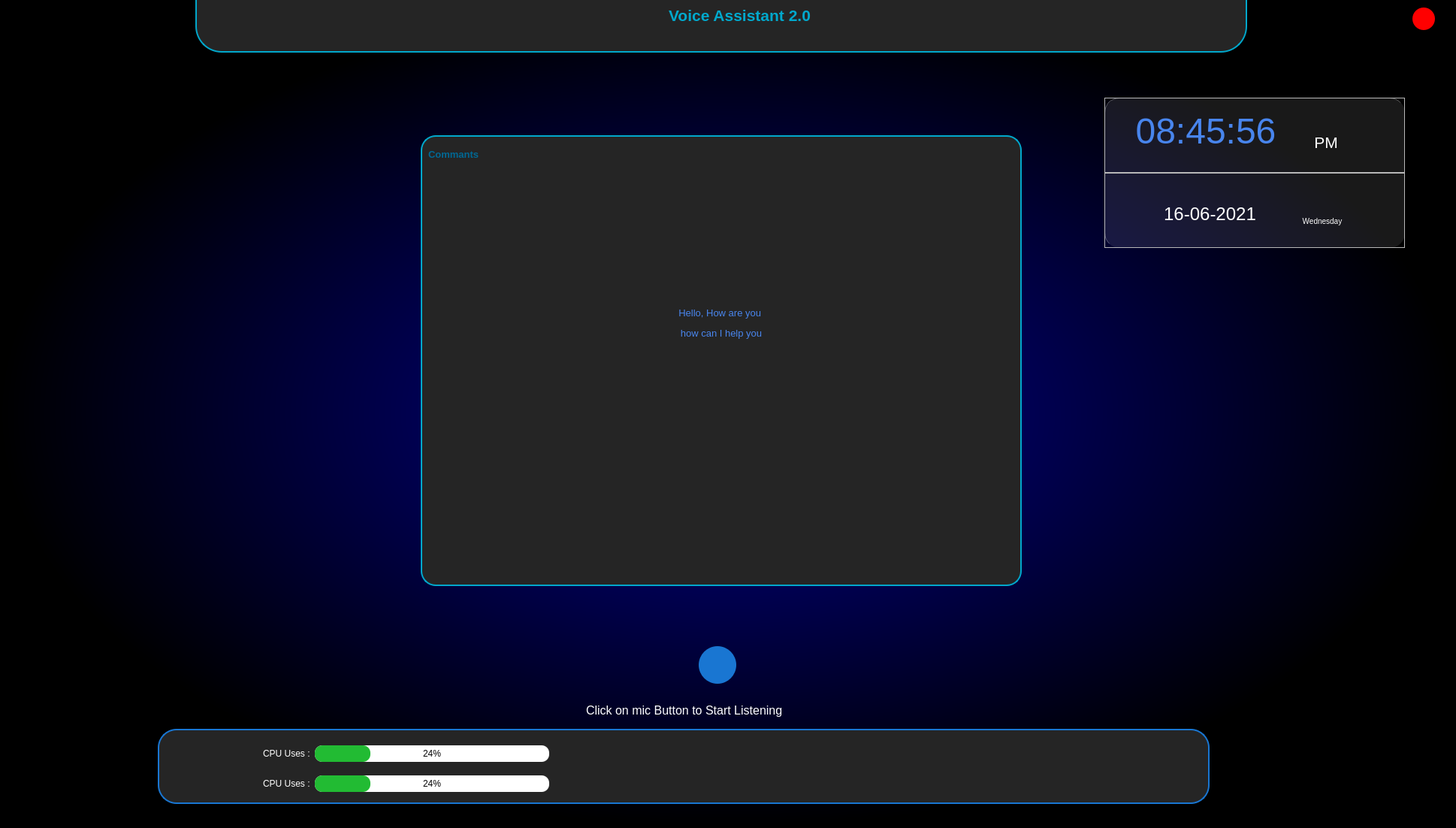
<?xml version="1.0" encoding="UTF-8"?>
<ui version="4.0">
 <class>MainWindow</class>
 <widget class="QMainWindow" name="MainWindow">
  <property name="geometry">
   <rect>
    <x>0</x>
    <y>0</y>
    <width>1938</width>
    <height>1102</height>
   </rect>
  </property>
  <property name="windowTitle">
   <string>MainWindow</string>
  </property>
  <property name="styleSheet">
   <string notr="true">QMainWindow{
background-color: #303030;
}</string>
  </property>
  <property name="iconSize">
   <size>
    <width>40</width>
    <height>40</height>
   </size>
  </property>
  <widget class="QWidget" name="mainWidget">
   <property name="styleSheet">
    <string notr="true">QWidget#mainWidget{
background-color: qradialgradient(spread:pad, cx:0.5, cy:0.5, radius:0.5, fx:0.5, fy:0.5, stop:0 rgba(0, 0, 139, 255), stop:1 rgba(0, 0, 0, 255));}</string>
   </property>
   <widget class="QPushButton" name="exitButton">
    <property name="geometry">
     <rect>
      <x>1880</x>
      <y>10</y>
      <width>30</width>
      <height>30</height>
     </rect>
    </property>
    <property name="font">
     <font>
      <weight>75</weight>
      <bold>true</bold>
     </font>
    </property>
    <property name="cursor">
     <cursorShape>PointingHandCursor</cursorShape>
    </property>
    <property name="styleSheet">
     <string notr="true">QPushButton{
background-color:red;
color: red;
cursor: pointer;
border-radius:15px;
}

QPushButton:hover{
color:white
}</string>
    </property>
    <property name="text">
     <string>X</string>
    </property>
   </widget>
   <widget class="QPushButton" name="micButton">
    <property name="geometry">
     <rect>
      <x>930</x>
      <y>860</y>
      <width>50</width>
      <height>50</height>
     </rect>
    </property>
    <property name="cursor">
     <cursorShape>PointingHandCursor</cursorShape>
    </property>
    <property name="styleSheet">
     <string notr="true">QPushButton{
padding: 50px;
border:solid 2px;
background-color:#1976D2;
border-radius:25px;
color:#ffffff;
}

QPushButton:pressed{
background-color:#0b58d4;

}</string>
    </property>
    <property name="text">
     <string/>
    </property>
    <property name="icon">
     <iconset>
      <normaloff>:/newPrefix/mic.png</normaloff>:/newPrefix/mic.png</iconset>
    </property>
    <property name="iconSize">
     <size>
      <width>30</width>
      <height>30</height>
     </size>
    </property>
    <property name="checkable">
     <bool>true</bool>
    </property>
    <property name="autoDefault">
     <bool>true</bool>
    </property>
   </widget>
   <widget class="QWidget" name="bottomWidget" native="true">
    <property name="geometry">
     <rect>
      <x>210</x>
      <y>970</y>
      <width>1400</width>
      <height>100</height>
     </rect>
    </property>
    <property name="styleSheet">
     <string notr="true">QWidget#bottomWidget{
border: 2px solid #1976D2;
border-top-left-radius: 25px;
border-top-right-radius: 25px;
background-color: #252525;

border-radius:25px;
/*border-bottom:none;*/

}</string>
    </property>
    <widget class="QWidget" name="layoutWidget">
     <property name="geometry">
      <rect>
       <x>140</x>
       <y>20</y>
       <width>381</width>
       <height>26</height>
      </rect>
     </property>
     <layout class="QHBoxLayout" name="cpu_uses">
      <item>
       <widget class="QLabel" name="label_2">
        <property name="styleSheet">
         <string notr="true">color:white
</string>
        </property>
        <property name="text">
         <string>CPU Uses :</string>
        </property>
       </widget>
      </item>
      <item>
       <widget class="QProgressBar" name="cpu_usesProgressBar">
        <property name="enabled">
         <bool>true</bool>
        </property>
        <property name="autoFillBackground">
         <bool>false</bool>
        </property>
        <property name="styleSheet">
         <string notr="true">QProgressBar{
border-radius:10px;
}


QProgressBar::chunk 
{
background-color: #22BB33;
border-radius:10px;

}</string>
        </property>
        <property name="value">
         <number>24</number>
        </property>
        <property name="alignment">
         <set>Qt::AlignCenter</set>
        </property>
       </widget>
      </item>
     </layout>
    </widget>
    <widget class="QWidget" name="layoutWidget_2">
     <property name="geometry">
      <rect>
       <x>140</x>
       <y>60</y>
       <width>381</width>
       <height>26</height>
      </rect>
     </property>
     <layout class="QHBoxLayout" name="ram_uses">
      <item>
       <widget class="QLabel" name="label_4">
        <property name="styleSheet">
         <string notr="true">color:white
</string>
        </property>
        <property name="text">
         <string>CPU Uses :</string>
        </property>
       </widget>
      </item>
      <item>
       <widget class="QProgressBar" name="ram_usesProgressBar">
        <property name="autoFillBackground">
         <bool>false</bool>
        </property>
        <property name="styleSheet">
         <string notr="true">QProgressBar{
border-radius:10px;
}


QProgressBar::chunk 
{
background-color: #22BB33;
border-radius:10px;

}</string>
        </property>
        <property name="value">
         <number>24</number>
        </property>
        <property name="alignment">
         <set>Qt::AlignCenter</set>
        </property>
       </widget>
      </item>
     </layout>
    </widget>
   </widget>
   <widget class="QWidget" name="topWidget" native="true">
    <property name="geometry">
     <rect>
      <x>260</x>
      <y>0</y>
      <width>1400</width>
      <height>70</height>
     </rect>
    </property>
    <property name="styleSheet">
     <string notr="true">QWidget#topWidget{
border: 2px solid #00a8cc;
border-top:none;
border-bottom-left-radius: 35px;
border-bottom-right-radius: 35px;
	background-color: #252525;
}</string>
    </property>
    <widget class="QLabel" name="projectTitle">
     <property name="geometry">
      <rect>
       <x>630</x>
       <y>0</y>
       <width>271</width>
       <height>41</height>
      </rect>
     </property>
     <property name="font">
      <font>
       <pointsize>16</pointsize>
       <weight>75</weight>
       <bold>true</bold>
      </font>
     </property>
     <property name="styleSheet">
      <string notr="true">QLabel#projectTitle{
color:#00a8cc;
}</string>
     </property>
     <property name="text">
      <string>Voice Assistant 2.0</string>
     </property>
    </widget>
   </widget>
   <widget class="QWidget" name="primaryWidget" native="true">
    <property name="geometry">
     <rect>
      <x>560</x>
      <y>180</y>
      <width>800</width>
      <height>600</height>
     </rect>
    </property>
    <property name="styleSheet">
     <string notr="true">QWidget#primaryWidget{
border: 2px solid #00a8cc;
border-radius: 20px;
background-color: #252525;
}</string>
    </property>
    <widget class="QLabel" name="label">
     <property name="geometry">
      <rect>
       <x>10</x>
       <y>10</y>
       <width>111</width>
       <height>31</height>
      </rect>
     </property>
     <property name="font">
      <font>
       <pointsize>10</pointsize>
       <weight>75</weight>
       <bold>true</bold>
      </font>
     </property>
     <property name="styleSheet">
      <string notr="true">color: rgb(0, 104, 148);</string>
     </property>
     <property name="text">
      <string>Commants</string>
     </property>
    </widget>
    <widget class="QLabel" name="getCommandText">
     <property name="geometry">
      <rect>
       <x>200</x>
       <y>50</y>
       <width>400</width>
       <height>400</height>
      </rect>
     </property>
     <property name="font">
      <font>
       <pointsize>10</pointsize>
       <weight>75</weight>
       <bold>true</bold>
      </font>
     </property>
     <property name="styleSheet">
      <string notr="true">color: #4885ed;</string>
     </property>
     <property name="text">
      <string>&lt;html&gt;&lt;head/&gt;&lt;body&gt;&lt;p align=&quot;center&quot;&gt;&lt;span style=&quot; font-weight:400;&quot;&gt;Hello, How are you &lt;/span&gt;&lt;/p&gt;&lt;p align=&quot;center&quot;&gt;&lt;span style=&quot; font-weight:400;&quot;&gt;how can I help you&lt;/span&gt;&lt;/p&gt;&lt;/body&gt;&lt;/html&gt;</string>
     </property>
    </widget>
   </widget>
   <widget class="QLabel" name="label_3">
    <property name="geometry">
     <rect>
      <x>780</x>
      <y>930</y>
      <width>350</width>
      <height>30</height>
     </rect>
    </property>
    <property name="font">
     <font>
      <pointsize>12</pointsize>
     </font>
    </property>
    <property name="styleSheet">
     <string notr="true">color:#ffffff</string>
    </property>
    <property name="text">
     <string>Click on mic Button to Start Listening</string>
    </property>
   </widget>
   <widget class="QWidget" name="dateTimeWidget" native="true">
    <property name="geometry">
     <rect>
      <x>1470</x>
      <y>130</y>
      <width>400</width>
      <height>200</height>
     </rect>
    </property>
    <property name="styleSheet">
     <string notr="true">QWidget#dateTimeWidget{
	border-radius: 20px;
	background: rgba(255, 255, 255, 0.1);
	border-top: 1px solid rgba(255, 255, 255, 0.3);
    border-left: 1px solid rgba(255, 255, 255, 0.3);


}</string>
    </property>
    <widget class="QFrame" name="timeFrame">
     <property name="geometry">
      <rect>
       <x>0</x>
       <y>0</y>
       <width>400</width>
       <height>100</height>
      </rect>
     </property>
     <property name="styleSheet">
      <string notr="true"/>
     </property>
     <property name="frameShape">
      <enum>QFrame::StyledPanel</enum>
     </property>
     <property name="frameShadow">
      <enum>QFrame::Raised</enum>
     </property>
     <widget class="QLabel" name="showTime">
      <property name="geometry">
       <rect>
        <x>10</x>
        <y>10</y>
        <width>250</width>
        <height>70</height>
       </rect>
      </property>
      <property name="styleSheet">
       <string notr="true">QLabel#showTime{
	color:#4885ed;
}</string>
      </property>
      <property name="text">
       <string>&lt;html&gt;&lt;head/&gt;&lt;body&gt;&lt;p align=&quot;center&quot;&gt;&lt;span style=&quot; font-size:36pt;&quot;&gt;08:45:56&lt;/span&gt;&lt;/p&gt;&lt;/body&gt;&lt;/html&gt;</string>
      </property>
     </widget>
     <widget class="QLabel" name="showAMPM">
      <property name="geometry">
       <rect>
        <x>270</x>
        <y>35</y>
        <width>50</width>
        <height>50</height>
       </rect>
      </property>
      <property name="styleSheet">
       <string notr="true">QLabel#showAMPM{
	color:#FFFFFF;
}</string>
      </property>
      <property name="text">
       <string>&lt;html&gt;&lt;head/&gt;&lt;body&gt;&lt;p align=&quot;center&quot;&gt;&lt;span style=&quot; font-size:16pt;&quot;&gt;PM&lt;/span&gt;&lt;/p&gt;&lt;/body&gt;&lt;/html&gt;</string>
      </property>
     </widget>
    </widget>
    <widget class="QFrame" name="dateFrame">
     <property name="geometry">
      <rect>
       <x>0</x>
       <y>100</y>
       <width>400</width>
       <height>100</height>
      </rect>
     </property>
     <property name="styleSheet">
      <string notr="true"/>
     </property>
     <property name="frameShape">
      <enum>QFrame::StyledPanel</enum>
     </property>
     <property name="frameShadow">
      <enum>QFrame::Raised</enum>
     </property>
     <widget class="QLabel" name="showDate">
      <property name="geometry">
       <rect>
        <x>10</x>
        <y>20</y>
        <width>261</width>
        <height>71</height>
       </rect>
      </property>
      <property name="styleSheet">
       <string notr="true">QLabel#showDate{
	color:#FFFFFF
}</string>
      </property>
      <property name="text">
       <string>&lt;html&gt;&lt;head/&gt;&lt;body&gt;&lt;p align=&quot;center&quot;&gt;&lt;span style=&quot; font-size:18pt;&quot;&gt;16-06-2021&lt;/span&gt;&lt;/p&gt;&lt;/body&gt;&lt;/html&gt;</string>
      </property>
     </widget>
     <widget class="QLabel" name="showDay">
      <property name="geometry">
       <rect>
        <x>240</x>
        <y>40</y>
        <width>100</width>
        <height>50</height>
       </rect>
      </property>
      <property name="styleSheet">
       <string notr="true">QLabel#showDay{
	color:#FFFFFF;
}</string>
      </property>
      <property name="text">
       <string>&lt;html&gt;&lt;head/&gt;&lt;body&gt;&lt;p align=&quot;center&quot;&gt;&lt;span style=&quot; font-size:7.8pt;&quot;&gt;Wednesday&lt;/span&gt;&lt;/p&gt;&lt;/body&gt;&lt;/html&gt;</string>
      </property>
     </widget>
    </widget>
   </widget>
  </widget>
 </widget>
 <resources>
  <include location="UIResources.qrc"/>
 </resources>
 <connections/>
</ui>
